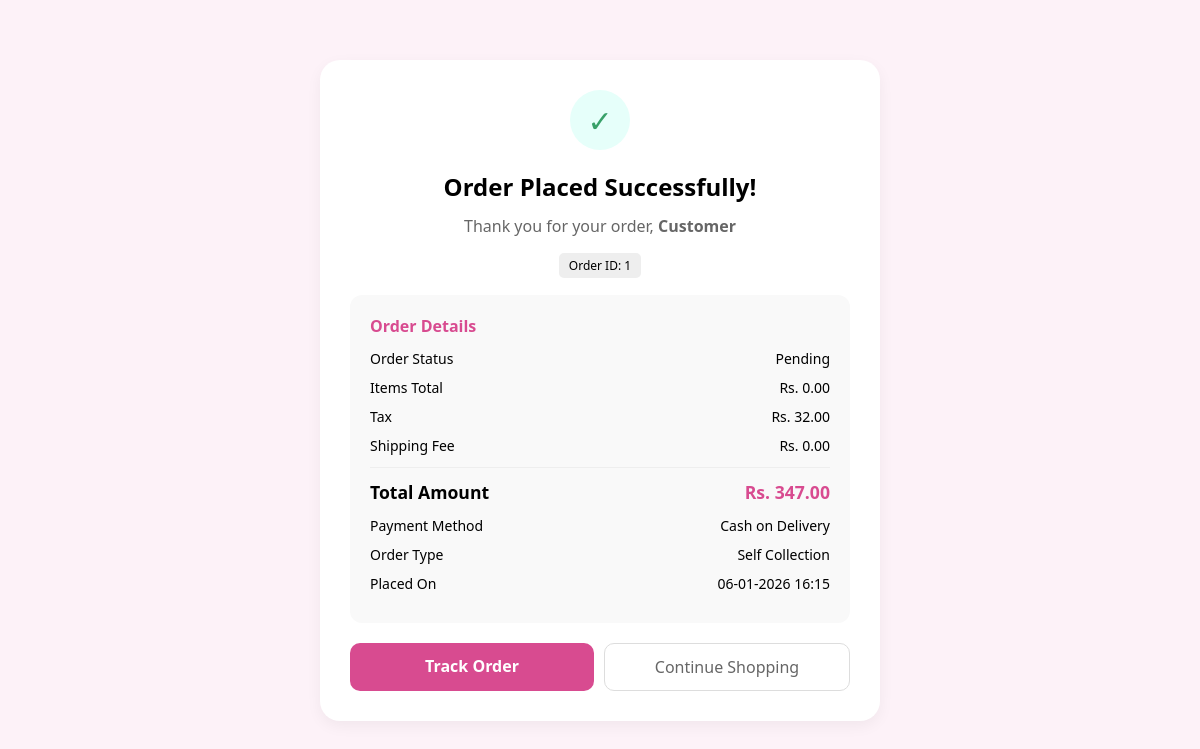
Page /customer/payment_success.php?oid=1 (signed in) on the committed database.
### tables this page shows
CREATE TABLE `orders` (
  `oid` int(11) NOT NULL,
  `uid` int(11) NOT NULL,
  `items_total` int(11) NOT NULL,
  `shipping_fee` decimal(10,2) DEFAULT 0.00,
  `tax` int(11) NOT NULL,
  `total` decimal(10,2) NOT NULL,
  `status` enum('Pending','Processing','Shipped','Delivered','Cancelled') DEFAULT 'Pending',
  `payment_method` varchar(50) DEFAULT NULL,
  `created_at` timestamp NOT NULL DEFAULT current_timestamp(),
  `updated_at` timestamp NOT NULL DEFAULT current_timestamp() ON UPDATE current_timestamp()
);

CREATE TABLE `users` (
  `uid` int(11) NOT NULL,
  `role` enum('admin','customer','','') NOT NULL DEFAULT 'customer',
  `username` varchar(100) NOT NULL,
  `password` varchar(100) NOT NULL,
  `fname` varchar(255) NOT NULL,
  `email` varchar(50) DEFAULT NULL,
  `address` varchar(255) DEFAULT NULL,
  `contact` int(11) DEFAULT NULL,
  `gender` enum('male','female','','') NOT NULL,
  `dob` date DEFAULT NULL,
  `created_at` timestamp NOT NULL DEFAULT current_timestamp(),
  `updated_at` timestamp NULL DEFAULT current_timestamp()
);

### customer/payment_success.php (the view, shortened to what this page needs)
<?php
include '../config/db.php';
$oid = isset($_GET['oid']) ? intval($_GET['oid']) : 0;
$sql_get_detail = "SELECT o.oid, o.uid, o.shipping_fee, o.tax, o.total, o.status, o.payment_method, o.created_at, o.updated_at, o.items_total, u.fname
                   FROM orders o
                   JOIN users u ON o.uid = u.uid
                   WHERE o.oid = $oid
                   LIMIT 1";
$result_get_detail = mysqli_query($db, $sql_get_detail);
$order_data = mysqli_fetch_assoc($result_get_detail);
$items_total  = isset($order_data['items_total']) ? $order_data['items_total'] : 0;
$tax          = isset($order_data['tax']) ? $order_data['tax'] : 0;
$shipping_fee = isset($order_data['shipping_fee']) ? $order_data['shipping_fee'] : 0;
$total        = isset($order_data['total']) ? $order_data['total'] : 0;
$payment_method = $order_data['payment_method'] ?? '—';
$status       = $order_data['status'] ?? 'pending';
$created_at   = $order_data['created_at'] ?? '';
$order_type   = (floatval($shipping_fee) > 0) ? "Delivery" : "Self Collection";
$display_name = htmlspecialchars($order_data['fname']);
?>
<!DOCTYPE html>
<html lang="en">
<head>
    <link rel="stylesheet" href="cs/payment_success.css">
</head>
<body>
<div class="success-card">
    <div class="icon-circle">✓</div>
    <h2 style="text-align:center; margin:0;">Order Placed Successfully!</h2>
    <p style="text-align:center; color:#666; margin:12px 0;">
        Thank you for your order, <strong><?= $display_name ?></strong>
    </p>
    <p style="text-align:center;">
        <span class="order-id-badge">Order ID: <?= $order_data['oid'] ?></span>
    </p>
    <div class="order-details">
        <h4 style="margin:0 0 12px 0; color:#d84b90;">Order Details</h4>
        <div class="detail-row">
            <span>Order Status</span>
            <span><?= htmlspecialchars(ucwords($status)) ?></span>
        </div>
        <div class="detail-row">
            <span>Items Total</span>
            <span>Rs. <?= number_format($items_total, 2) ?></span>
        </div>
        <div class="detail-row">
            <span>Tax</span>
            <span>Rs. <?= number_format($tax, 2) ?></span>
        </div>
        <div class="detail-row">
            <span>Shipping Fee</span>
            <span>Rs. <?= number_format($shipping_fee, 2) ?></span>
        </div>
        <hr style="border:0; border-top:1px solid #eee; margin:12px 0;">
        <div class="detail-row" style="font-weight: bold; font-size: 1.1em;">
            <span>Total Amount</span>
            <b style="color:#d84b90;">Rs. <?= number_format($total, 2) ?></b>
        </div>
        <div class="detail-row" style="margin-top:12px;">
            <span>Payment Method</span>
            <span><?= htmlspecialchars($payment_method) ?></span>
        </div>
        <div class="detail-row">
            <span>Order Type</span>
            <span><?= $order_type ?></span>
        </div>
        <div class="detail-row">
            <span>Placed On</span>
            <span><?= htmlspecialchars(date('d-m-Y H:i', strtotime($created_at))) ?></span>
        </div>
    </div>
    <div class="btn-group">
        <a href="tracking.php?oid=<?= $order_data['oid'] ?>" class="btn-track">Track Order</a>
        <a href="product.php"
           style="flex:1; text-align:center; padding:12px; border:1px solid #ddd; border-radius:10px; text-decoration:none; color:#666;">
            Continue Shopping
        </a>
    </div>
</div>
</body>
</html>

### customer/cs/payment_success.css (style rules this page uses)
body { font-family: 'Segoe UI', sans-serif; background: #fdf2f8; margin: 0; padding: 20px; }
.checkout-card, .success-card { background: white; max-width: 500px; margin: 40px auto; padding: 30px; border-radius: 20px; box-shadow: 0 5px 15px rgba(0, 0, 0, 0.05); }
.icon-circle { width: 60px; height: 60px; background: #e6fffa; color: #38a169; border-radius: 50%; display: flex; align-items: center; justify-content: center; margin: 0 auto 20px; font-size: 30px; }
.order-details { background: #f9f9f9; padding: 20px; border-radius: 12px; text-align: left; margin: 20px 0; }
.detail-row { display: flex; justify-content: space-between; margin-bottom: 10px; font-size: 14px; }
.order-id-badge { background: #eee; padding: 4px 10px; border-radius: 5px; font-size: 12px; }
.btn-group { display: flex; gap: 10px; }
.btn-track { background: #d84b90; color: white; flex: 1; padding: 12px; border-radius: 10px; text-decoration: none; text-align: center; font-weight: bold; }

### rows in the picture
orders: uid.fname "Customer", oid "1", status "Pending", items_total "0.00", tax "32.00", shipping_fee "0.00", total "347.00", payment_method "Cash on Delivery", shipping_fee "Self Collection", created_at "06-01-2026 16:15"
